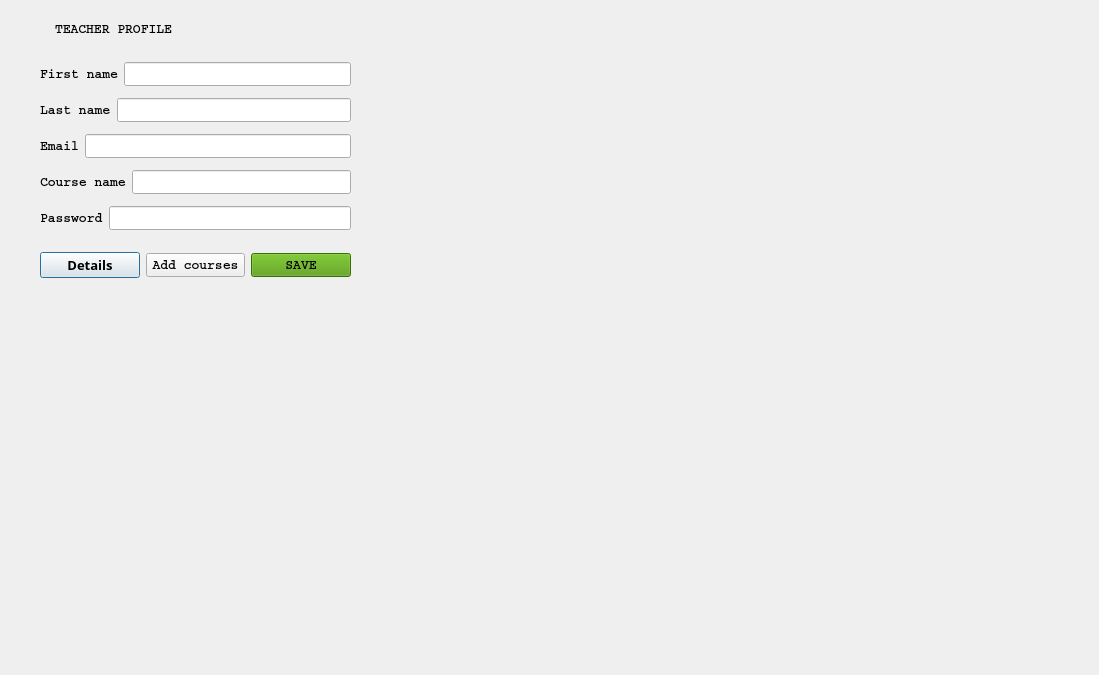
<?xml version="1.0" encoding="UTF-8"?>
<ui version="4.0">
 <class>MenuTeacher</class>
 <widget class="QDialog" name="MenuTeacher">
  <property name="geometry">
   <rect>
    <x>0</x>
    <y>0</y>
    <width>1099</width>
    <height>675</height>
   </rect>
  </property>
  <property name="windowTitle">
   <string>Dialog</string>
  </property>
  <property name="styleSheet">
   <string notr="true">background-image: url(:/triupd.png);</string>
  </property>
  <widget class="QLabel" name="label">
   <property name="geometry">
    <rect>
     <x>55</x>
     <y>21</y>
     <width>117</width>
     <height>16</height>
    </rect>
   </property>
   <property name="font">
    <font>
     <family>Courier</family>
     <pointsize>10</pointsize>
     <weight>75</weight>
     <bold>true</bold>
    </font>
   </property>
   <property name="text">
    <string>TEACHER PROFILE</string>
   </property>
  </widget>
  <widget class="QWidget" name="layoutWidget">
   <property name="geometry">
    <rect>
     <x>40</x>
     <y>56</y>
     <width>311</width>
     <height>181</height>
    </rect>
   </property>
   <layout class="QVBoxLayout" name="verticalLayout">
    <item>
     <layout class="QHBoxLayout" name="horizontalLayout_5">
      <item>
       <widget class="QLabel" name="label_2">
        <property name="font">
         <font>
          <family>Courier</family>
          <pointsize>10</pointsize>
          <weight>75</weight>
          <bold>true</bold>
         </font>
        </property>
        <property name="text">
         <string>First name</string>
        </property>
       </widget>
      </item>
      <item>
       <widget class="QLineEdit" name="lineEdit_firstName">
        <property name="font">
         <font>
          <family>Courier</family>
          <pointsize>10</pointsize>
          <weight>75</weight>
          <bold>true</bold>
         </font>
        </property>
       </widget>
      </item>
     </layout>
    </item>
    <item>
     <layout class="QHBoxLayout" name="horizontalLayout_4">
      <item>
       <widget class="QLabel" name="label_5">
        <property name="font">
         <font>
          <family>Courier</family>
          <pointsize>10</pointsize>
          <weight>75</weight>
          <bold>true</bold>
         </font>
        </property>
        <property name="text">
         <string>Last name</string>
        </property>
       </widget>
      </item>
      <item>
       <widget class="QLineEdit" name="lineEdit_lastName">
        <property name="font">
         <font>
          <family>Courier</family>
          <pointsize>10</pointsize>
          <weight>75</weight>
          <bold>true</bold>
         </font>
        </property>
       </widget>
      </item>
     </layout>
    </item>
    <item>
     <layout class="QHBoxLayout" name="horizontalLayout_3">
      <item>
       <widget class="QLabel" name="label_6">
        <property name="font">
         <font>
          <family>Courier</family>
          <pointsize>10</pointsize>
          <weight>75</weight>
          <bold>true</bold>
         </font>
        </property>
        <property name="text">
         <string>Email</string>
        </property>
       </widget>
      </item>
      <item>
       <widget class="QLineEdit" name="lineEdit_email">
        <property name="font">
         <font>
          <family>Courier</family>
          <pointsize>10</pointsize>
          <weight>75</weight>
          <bold>true</bold>
         </font>
        </property>
       </widget>
      </item>
     </layout>
    </item>
    <item>
     <layout class="QHBoxLayout" name="horizontalLayout_2">
      <item>
       <widget class="QLabel" name="label_3">
        <property name="font">
         <font>
          <family>Courier</family>
          <pointsize>10</pointsize>
          <weight>75</weight>
          <bold>true</bold>
         </font>
        </property>
        <property name="text">
         <string>Course name</string>
        </property>
       </widget>
      </item>
      <item>
       <widget class="QLineEdit" name="lineEdit_courseName">
        <property name="font">
         <font>
          <family>Courier</family>
          <pointsize>10</pointsize>
          <weight>75</weight>
          <bold>true</bold>
         </font>
        </property>
       </widget>
      </item>
     </layout>
    </item>
    <item>
     <layout class="QHBoxLayout" name="horizontalLayout">
      <item>
       <widget class="QLabel" name="label_7">
        <property name="font">
         <font>
          <family>Courier</family>
          <pointsize>10</pointsize>
          <weight>75</weight>
          <bold>true</bold>
         </font>
        </property>
        <property name="text">
         <string>Password</string>
        </property>
       </widget>
      </item>
      <item>
       <widget class="QLineEdit" name="lineEdit_password">
        <property name="font">
         <font>
          <family>Courier</family>
          <pointsize>10</pointsize>
          <weight>75</weight>
          <bold>true</bold>
         </font>
        </property>
       </widget>
      </item>
     </layout>
    </item>
   </layout>
  </widget>
  <widget class="QWidget" name="layoutWidget">
   <property name="geometry">
    <rect>
     <x>40</x>
     <y>250</y>
     <width>311</width>
     <height>31</height>
    </rect>
   </property>
   <layout class="QHBoxLayout" name="horizontalLayout_6">
    <item>
     <widget class="QPushButton" name="pushButton_details">
      <property name="font">
       <font>
        <family>Courier 10 Pitch</family>
        <pointsize>10</pointsize>
        <weight>75</weight>
        <bold>true</bold>
       </font>
      </property>
      <property name="text">
       <string>Details</string>
      </property>
     </widget>
    </item>
    <item>
     <widget class="QPushButton" name="coursesButton">
      <property name="font">
       <font>
        <family>Courier</family>
        <pointsize>10</pointsize>
        <weight>75</weight>
        <bold>true</bold>
       </font>
      </property>
      <property name="text">
       <string>Add courses</string>
      </property>
     </widget>
    </item>
    <item>
     <widget class="QPushButton" name="pushButton_save">
      <property name="font">
       <font>
        <family>Courier</family>
        <pointsize>10</pointsize>
        <weight>75</weight>
        <bold>true</bold>
       </font>
      </property>
      <property name="styleSheet">
       <string notr="true">background-color: rgb(78, 154, 6);</string>
      </property>
      <property name="text">
       <string>SAVE</string>
      </property>
     </widget>
    </item>
   </layout>
  </widget>
 </widget>
 <resources/>
 <connections/>
</ui>
